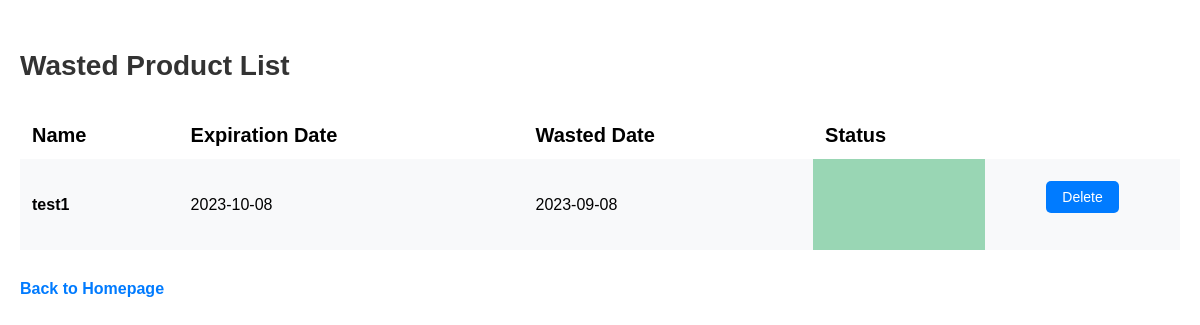
/wasted_product_list, run on an earlier commit of the app's database.
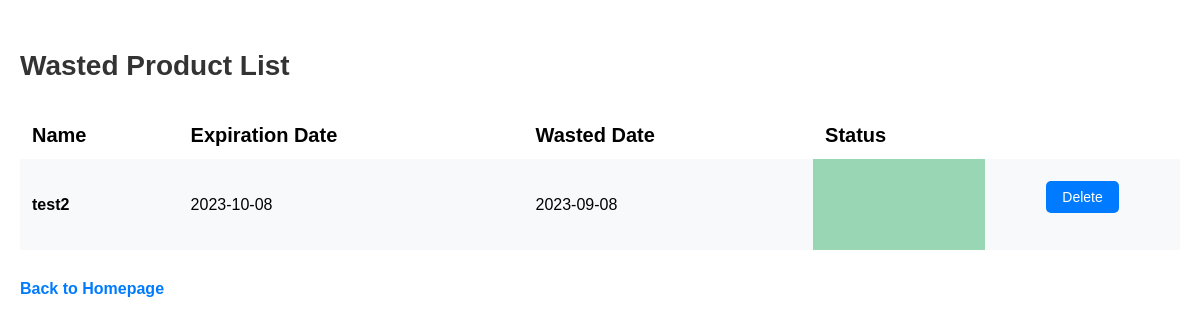
And on a later commit of the database.
### app.py (models this page shows, shortened)
class Product(db.Model):
    id = db.Column(db.Integer, primary_key=True)
    product_name = db.Column(db.String(200), nullable=False)
    date_created = db.Column(db.DateTime, default=datetime.utcnow)
    date_wasted = db.Column(db.DateTime, default=datetime.utcnow)
    expiration_date = db.Column(db.Date)
    expiration_status = db.Column(db.Boolean, default=False)
    wasted_status = db.Column(db.Boolean, default=False)
    barcode_id = db.Column(db.Integer, db.ForeignKey('barcode.id'))
    barcode = db.relationship('Barcode', back_populates='products')

### app.py (the view)
@app.route('/wasted_product_list', methods=['GET', 'POST'])
def wasted_product_list():
    products = Product.query.filter_by(wasted_status=True).order_by(Product.date_created).all()
    return render_template("wasted_product_list.html", products=products)

### templates/wasted_product_list.html (shortened to what this page needs)
{% extends 'base.html' %}
{% block body %}
<div class="content">
    <h1 class="headline">Wasted Product List</h1>
    {% if products|length < 1 %} <h4 class="no-products-msg">There are no products. Create one below!</h4>
        {% else %}
        <table class="desktop">
            <tr>
                <td class="attribute-label">Name</th>
                <td class="attribute-label">Expiration Date</th>
                <td class="attribute-label">Wasted Date</th>
                <td class="attribute-label">Status</th>
            </tr>
            {% for product in products %}
            <tr>
                <td class="product product-name">{{ product.product_name }}</td>
                <td class="product expiration-date">{{ product.expiration_date }}</td>
                {% if product.date_wasted != None %}
                <td class="product wasted-date">{{ product.date_wasted.strftime('%Y-%m-%d') }}</td>
                {% endif %}
                <td class="product expiration-status {{ product.expiration_status }}"
                    data-product-id="{{ product.id }}"></td>
                <td class="button-container">
                    <button class="delete-button" data-product-id="{{ product.id }}">Delete</button>
                </td>
            </tr>
            {% endfor %}
        </table>
        {% endif %}
        <a class="wasted-products-link" href="/">Back to Homepage</a>
</div>
{% endblock %}

What changed in the data, as far as the page shows it:
no longer on this page (row edited): Product: product_name "test1", expiration_date "2023-10-08", date_wasted "2023-09-08", expiration_status False (drawn)
now on this page (row edited): Product: product_name "test2", expiration_date "2023-10-08", date_wasted "2023-09-08", expiration_status False (drawn)
